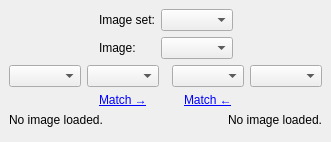
<?xml version="1.0" encoding="UTF-8"?>
<ui version="4.0">
 <comment>
  Copyright (c) the JPEG XL Project Authors. All rights reserved.

  Use of this source code is governed by a BSD-style
  license that can be found in the LICENSE file.
 </comment>
 <class>CodecComparisonWindow</class>
 <widget class="QMainWindow" name="CodecComparisonWindow">
  <property name="windowTitle">
   <string>Codec Comparison Tool</string>
  </property>
  <widget class="QWidget" name="centralwidget">
   <layout class="QVBoxLayout" name="verticalLayout" stretch="0,0,0,1">
    <item>
     <layout class="QHBoxLayout" name="horizontalLayout_5" stretch="1,0,1">
      <item>
       <spacer name="horizontalSpacer">
        <property name="orientation">
         <enum>Qt::Horizontal</enum>
        </property>
       </spacer>
      </item>
      <item>
       <layout class="QFormLayout" name="formLayout">
        <item row="0" column="1">
         <widget class="QComboBox" name="imageSetComboBox"/>
        </item>
        <item row="0" column="0">
         <widget class="QLabel" name="imageSetLabel">
          <property name="text">
           <string>Image set:</string>
          </property>
         </widget>
        </item>
        <item row="1" column="0">
         <widget class="QLabel" name="imageLabel">
          <property name="text">
           <string>Image:</string>
          </property>
         </widget>
        </item>
        <item row="1" column="1">
         <widget class="QComboBox" name="imageComboBox"/>
        </item>
       </layout>
      </item>
      <item>
       <spacer name="horizontalSpacer_2">
        <property name="orientation">
         <enum>Qt::Horizontal</enum>
        </property>
       </spacer>
      </item>
     </layout>
    </item>
    <item>
     <layout class="QHBoxLayout" name="horizontalLayout" stretch="0,1,0">
      <item>
       <layout class="QGridLayout" name="gridLayout">
        <item row="0" column="1">
         <widget class="QComboBox" name="compressionLevel1ComboBox"/>
        </item>
        <item row="0" column="0">
         <widget class="QComboBox" name="codec1ComboBox"/>
        </item>
        <item row="1" column="1">
         <widget class="QLabel" name="match1Label">
          <property name="text">
           <string>&lt;a href=&quot;#match1&quot;&gt;Match →&lt;/a&gt;</string>
          </property>
          <property name="alignment">
           <set>Qt::AlignCenter</set>
          </property>
         </widget>
        </item>
       </layout>
      </item>
      <item>
       <spacer name="horizontalSpacer_3">
        <property name="orientation">
         <enum>Qt::Horizontal</enum>
        </property>
       </spacer>
      </item>
      <item>
       <layout class="QGridLayout" name="gridLayout_2">
        <item row="1" column="0">
         <widget class="QLabel" name="match2Label">
          <property name="text">
           <string>&lt;a href=&quot;#match2&quot;&gt;Match ←&lt;/a&gt;</string>
          </property>
          <property name="alignment">
           <set>Qt::AlignCenter</set>
          </property>
         </widget>
        </item>
        <item row="0" column="1">
         <widget class="QComboBox" name="compressionLevel2ComboBox"/>
        </item>
        <item row="0" column="0">
         <widget class="QComboBox" name="codec2ComboBox"/>
        </item>
       </layout>
      </item>
     </layout>
    </item>
    <item>
     <layout class="QHBoxLayout" name="horizontalLayout_2" stretch="0,1,0,1,0">
      <item>
       <widget class="QLabel" name="size1Label">
        <property name="text">
         <string>No image loaded.</string>
        </property>
       </widget>
      </item>
      <item>
       <spacer name="horizontalSpacer_4">
        <property name="orientation">
         <enum>Qt::Horizontal</enum>
        </property>
       </spacer>
      </item>
      <item>
       <widget class="QLabel" name="renderingModeLabel">
        <property name="text">
         <string/>
        </property>
        <property name="alignment">
         <set>Qt::AlignCenter</set>
        </property>
       </widget>
      </item>
      <item>
       <spacer name="horizontalSpacer_5">
        <property name="orientation">
         <enum>Qt::Horizontal</enum>
        </property>
       </spacer>
      </item>
      <item>
       <widget class="QLabel" name="size2Label">
        <property name="text">
         <string>No image loaded.</string>
        </property>
        <property name="alignment">
         <set>Qt::AlignRight|Qt::AlignTrailing|Qt::AlignVCenter</set>
        </property>
       </widget>
      </item>
     </layout>
    </item>
    <item>
     <widget class="jxl::SplitImageView" name="splitImageView" native="true"/>
    </item>
   </layout>
  </widget>
 </widget>
 <customwidgets>
  <customwidget>
   <class>jxl::SplitImageView</class>
   <extends>QWidget</extends>
   <header>split_image_view.h</header>
   <container>1</container>
  </customwidget>
 </customwidgets>
 <resources/>
 <connections/>
</ui>
